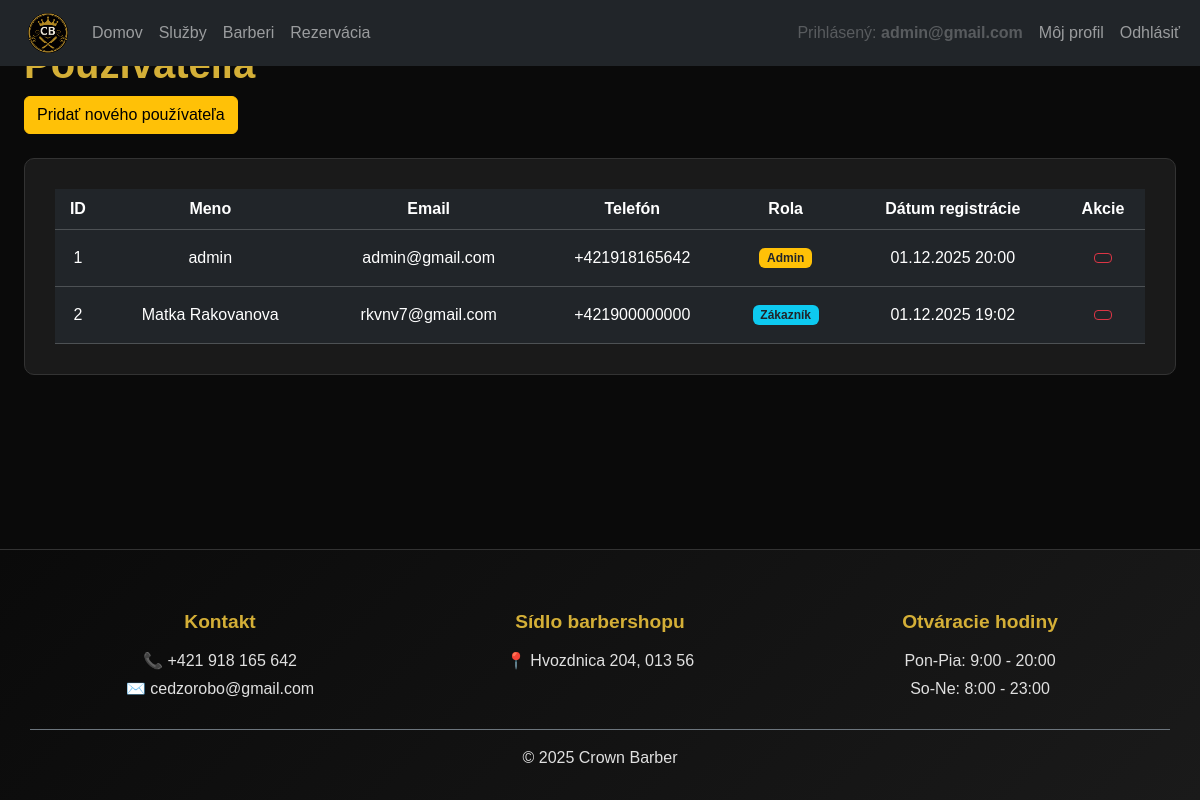
The page /?c=admin&a=users (signed in) on the database its author committed.
### tables this page shows
CREATE TABLE `users` (
                         `id` int(11) NOT NULL AUTO_INCREMENT,
                         `fullname` varchar(100) NOT NULL,
                         `email` varchar(200) NOT NULL,
                         `password` varchar(255) NOT NULL,
                         `phone` varchar(13) DEFAULT NULL,
                         `permissions` int(1) NOT NULL,
                         `created_at` datetime NOT NULL DEFAULT current_timestamp(),
                         `last_login` datetime DEFAULT NULL,
                         PRIMARY KEY (`id`)
);

### App/Views/Admin/users.view.php (the view, shortened to what the rows shown need)
<div class="container-fluid mt-4">
    <div class="row mb-4">
        <div class="col-12">
            <h1 class="cb-gold-text">Používatelia</h1>
        </div>
    </div>
    <div class="row">
        <div class="col-12">
            <div class="cb-dark-card">
                <?php if (empty($users)): ?>
                    <p class="cb-text-muted text-center">Žiadni používatelia.</p>
                <?php else: ?>
                    <div class="table-responsive">
                        <table class="table table-dark table-hover text-center align-middle mb-0">
                            <thead>
                            <tr>
                                <th class="text-center">ID</th>
                                <th class="text-center">Meno</th>
                                <th class="text-center">Email</th>
                                <th class="text-center">Telefón</th>
                                <th class="text-center">Rola</th>
                                <th class="text-center">Dátum registrácie</th>
                                <th class="text-center">Akcie</th>
                            </tr>
                            </thead>
                            <tbody>
                            <?php foreach ($users as $user): ?>
                                <tr>
                                    <td class="align-middle">
                                        <?= $user->getId() ?>
                                    </td>
                                    <td class="align-middle">
                                        <div class="editable-cell mx-auto w-100 d-flex justify-content-center align-items-center"
                                             style="min-height: 40px;"
                                             data-id="<?= $user->getId() ?>"
                                             data-field="name"
                                             data-type="text"
                                             data-entity="user"
                                             title="Kliknite pre úpravu">
                                            <?= htmlspecialchars($user->getFullName() ?? 'Nezadané') ?>
                                        </div>
                                    </td>
                                    <td class="align-middle">
                                        <div class="editable-cell mx-auto w-100 d-flex justify-content-center align-items-center"
                                             style="min-height: 40px;"
                                             data-id="<?= $user->getId() ?>"
                                             data-field="email"
                                             data-type="email"
                                             data-entity="user"
                                             title="Kliknite pre úpravu">
                                            <?= htmlspecialchars($user->getEmail()) ?>
                                        </div>
                                    </td>
                                    <td class="align-middle">
                                        <div class="editable-cell mx-auto w-100 d-flex justify-content-center align-items-center"
                                             style="min-height: 40px;"
                                             data-id="<?= $user->getId() ?>"
                                             data-field="phone"
                                             data-type="text"
                                             data-entity="user"
                                             title="Kliknite pre úpravu">
                                            <?= htmlspecialchars($user->getPhone() ?? 'Nezadané') ?>
                                        </div>
                                    </td>
                                    <td class="align-middle">
                                        <div class="editable-cell mx-auto w-100 d-flex justify-content-center align-items-center"
                                             style="min-height: 40px;"
                                             data-id="<?= $user->getId() ?>"
                                             data-field="permissions"
                                             data-type="select"
                                             data-entity="user"
                                             data-options='<?= json_encode([
                                                 ['value' => '0', 'text' => 'Zákazník'],
                                                 ['value' => '1', 'text' => 'Barber'],
                                                 ['value' => '2', 'text' => 'Admin']
                                             ]) ?>'
                                             data-render="badge"
                                             title="Kliknite pre úpravu">
                                            <?php
                                            $roleText = [
                                                '0' => 'Zákazník',
                                                '1' => 'Barber',
                                                '2' => 'Admin'
                                            ];
                                            $permissions = (string)$user->getPermissions();
                                            ?>
                                            <span class="badge bg-<?=
                                            $permissions === '2' ? 'warning' :
                                                ($permissions === '1' ? 'primary' : 'info')
                                            ?> text-dark">
                                                <?= $roleText[$permissions] ?? 'Neznáma' ?>
                                            </span>
                                        </div>
                                    </td>
                                    <td class="align-middle">
                                        <?= date('d.m.Y H:i', strtotime($user->getCreatedAt())) ?>
                                    </td>
                                    <td class="align-middle">
                                        <div class="mx-auto w-100 d-flex justify-content-center align-items-center gap-2" style="min-height: 40px;">
                                            <a href="<?= $link->url('admin.deleteUser', ['id' => $user->getId()]) ?>"
                                               class="btn btn-outline-danger btn-sm"
                                               title="Vymazať používateľa"
                                               onclick="return confirm('Naozaj chcete vymazať tohto používateľa? Táto akcia je nevratná!')">
                                            </a>
                                        </div>
                                    </td>
                                </tr>
                            <?php endforeach; ?>
                            </tbody>
                        </table>
                    </div>
                <?php endif; ?>
            </div>
        </div>
    </div>
</div>

### App/Views/Layouts/root.layout.view.php (shortened to what the rows shown need)
<!DOCTYPE html>
<html lang="sk">
<head>
    <link href="https://cdn.jsdelivr.net/npm/bootstrap@5.3.2/dist/css/bootstrap.min.css" rel="stylesheet"
>
    <link rel="stylesheet" href="<?= $link->asset('css/styl.css') ?>">
</head>
<body class="d-flex flex-column min-vh-100 cb-dark-theme">
<nav class="navbar navbar-expand-lg navbar-dark bg-dark fixed-top">
    <div class="container-fluid">
        <div class="collapse navbar-collapse" id="navbarMenu">
            <ul class="navbar-nav ms-auto">
                <?php if ($user->isLoggedIn()) { ?>
                    <li class="nav-item d-none d-md-block">
                        <span class="nav-link disabled">
                            Prihlásený: <b><?= htmlspecialchars($user->getEmail()) ?></b></span>
                    </li>
                    <li class="nav-item">
                        <a class="nav-link" href="<?= $link->url('auth.index') ?>">Môj profil</a>
                    </li>
                    <li class="nav-item">
                        <a class="nav-link" href="<?= $link->url('auth.logout') ?>">Odhlásiť</a>
                    </li>
                <?php } else { ?>
                    <li class="nav-item">
                        <a class="nav-link" href="<?= $link->url('auth.login') ?>">Prihlásiť</a>
                    </li>
                <?php } ?>
            </ul>
        </div>
    </div>
</nav>
<div class="container-fluid mt-3">
    <div class="web-content">
        <?= $contentHTML ?>
    </div>
</div>
</body>
</html>

### rows shown on the page
users: email "admin@gmail.com", id "1", fullname "admin", phone "+421918165642", permissions "Admin", created_at "01.12.2025 20:00"
users: id "2", fullname "Matka Rakovanova", email "rkvnv7@gmail.com", phone "+421900000000", permissions "Zákazník", created_at "01.12.2025 19:02"
